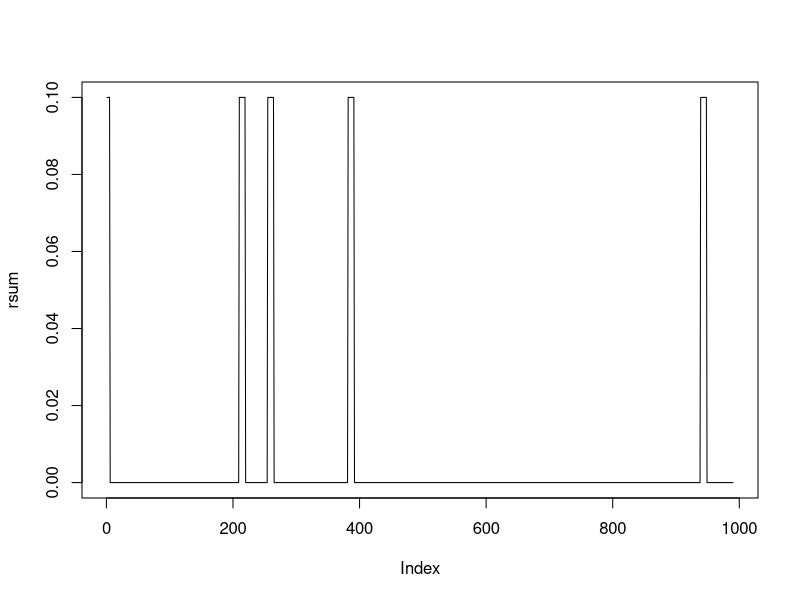

Here is the R script that generated this plot: (Note: this script raises an error after producing the figure.)
#seed data

size<-1000 #number of decision units
prop<-0.005 #portion of adulterated decision units
bad<-size*prop #number of adulterated servings
good<-size*(1-prop) #number of clean servings

data<-c(rep(0, times=good), rep(1, times=(bad))) #data vector
data<-sample(data) #randomized

mean(data) #check clump seeds

#----------------------------------------------------------------------
#measure heterogeneity through moving average before clustering
n=10 #size of the moving average window

cx<-cumsum(data)
rsum <- (cx[(n+1):length(data)] - cx[1:(length(data) - n)]) / n
plot(rsum, type="l")

cx<-cumsum(cdata) #this is for clumped data
rsum <- (cx[(n+1):length(cdata)] - cx[1:(length(cdata) - n)]) / n
plot(rsum, type="l")

#----------------------------------------------------------------------
#confirm where the clumps are 

for (ii in 1:length(data)) {  
  
  if (data[ii]==1){
    print(ii)        
  }
}


#----------------------------------------------------------------------
#grow clumps (non-probabilistic)


for (iii in 1:20) {
  for (ii in 1:(length(data)-1)) {  
    
        if ((data[ii+1]==1)){
            data[ii]<-1  
            print(ii)
          }
  }
}

#---------------------------------------------------------------------
#create clumped and non-clumped data

cdata<-data #create clumped data object
data<-sample(data) #create non-clumped data with same % of adulteration
mean(data) #check total level of adulteration
mean(cdata)

#----------------------------------------------------------------------
#measure clump distribution in non-clumped and clumped data
#non-clumped
#set to zero
clump<-0
clumps<-vector(mode="numeric", length=0)


for (i in data) {
  if (i==1) {
    clump<-clump+1
  } else {
  clumps<-append(clumps, clump)
  clump<-0
  }
}

clumps<-clumps[clumps!=0] #remove zero sized clumps

max(clumps) #largest clump

hist(clumps)

#clumped
clump<-0
clumps<-vector(mode="numeric", length=0)


for (i in cdata) {
  if (i==1) {
    clump<-clump+1
  } else {
    clumps<-append(clumps, clump)
    clump<-0
  }
}

clumps<-clumps[clumps!=0] #remove zero sized clumps

max(clumps) #largest clump

hist(clumps)

#----------------------------------------------------------------------
#Test sampling schemes

result<-vector(mode="numeric", length=0)

b<-vector(mode="numeric", length=0)
sampling<-vector(mode="numeric", length=0)



for (j in seq(from=0, to=500, by=10)) { # loop through the sampling strategies
  #zero out positive/negative counters
  negative<-0 
  positive<-0
  print (j)
  sampling<-append(sampling, j)
  for (i in 1:10000) { # loop through trials of each sampling strategy  
    
    b<-sample(cdata, (j))
    
    if (sum(b)==0) {
      negative<-negative+1
    }
    
    else {
      positive<-positive+1
    } 
    
  }
  
  result<-append(result, (negative/(positive+negative))) 
}

print(result) 
plot(sampling, result, xlim=c(0,500), ylim=c(0,1), type="l")

par(new=TRUE)
plot(sampling, result, xlim=c(0,500), ylim=c(0,1), type="l", col="blue")
